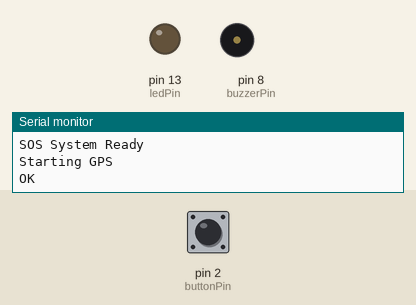
This sketch was run on a simulated Arduino Uno, built with avr-gcc and run on an emulated ATmega328P. On the bench: output pins drawn as LEDs (lit = HIGH), buzzer (waves = sounding), the last lines printed to the serial monitor. The test bench sets the inputs (shaded band); at power-on: pin 2 (buttonPin) HIGH. The modem accepts every AT command (registered, SIM ready, sends succeed) and sends nothing else.

Above: at 6.2 s.
6.3 s: pin 2 (buttonPin) pulled LOW for 0.15 s
At 7.9 s:
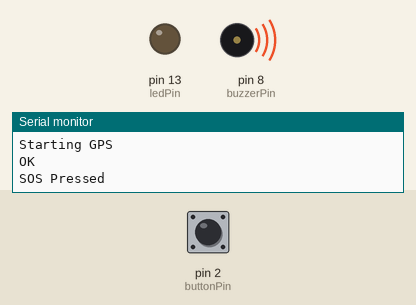
Timing chart, 0 to 12.4 s (numbered marks = the images above; inputs shaded):
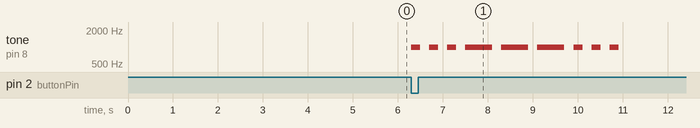

The sketch:

main.ino
```cpp
#include <SoftwareSerial.h>

SoftwareSerial A9G(10,11); // RX, TX

const int buttonPin = 2;
const int buzzerPin = 8;
const int ledPin = 13;

bool sosTriggered = false;

// ⚠️ Replace with your phone number before using
String phoneNumber = "+91XXXXXXXXXX";

String latitude = "";
String longitude = "";

String line = "";

void setup() {

  pinMode(buttonPin, INPUT_PULLUP);
  pinMode(buzzerPin, OUTPUT);
  pinMode(ledPin, OUTPUT);

  Serial.begin(115200);
  A9G.begin(115200);

  delay(3000);

  Serial.println("SOS System Ready");

  startGPS();
}

void loop() {

  checkIncomingCall();

  int buttonState = digitalRead(buttonPin);

  if(buttonState == LOW && sosTriggered == false) {

    sosTriggered = true;

    Serial.println("SOS Pressed");

    playSOS();

    getGPS();

    sendSMS();

    delay(5000);

    makeCall();
  }

  if(buttonState == HIGH) {
    sosTriggered = false;
  }
}

void checkIncomingCall() {

  if(A9G.available()) {

    String data = A9G.readString();

    Serial.println(data);

    if(data.indexOf("RING") >= 0) {

      Serial.println("Incoming Call - Auto Answer");

      digitalWrite(ledPin, HIGH);

      A9G.println("ATA");
    }

    if(data.indexOf("NO CARRIER") >= 0) {

      Serial.println("Call Ended");

      digitalWrite(ledPin, LOW);
    }
  }
}

void playSOS() {

  // SOS Morse Code

  for(int i=0;i<3;i++){
    tone(buzzerPin,1000);
    delay(200);
    noTone(buzzerPin);
    delay(200);
  }

  for(int i=0;i<3;i++){
    tone(buzzerPin,1000);
    delay(600);
    noTone(buzzerPin);
    delay(200);
  }

  for(int i=0;i<3;i++){
    tone(buzzerPin,1000);
    delay(200);
    noTone(buzzerPin);
    delay(200);
  }

}

void startGPS() {

  Serial.println("Starting GPS");

  A9G.println("AT+GPS=1");
  delay(2000);
}

void getGPS() {

  Serial.println("Getting GPS Location...");

  latitude = "";
  longitude = "";
  line = "";

  A9G.println("AT+LOCATION=2");

  unsigned long startTime = millis();

  while(millis() - startTime < 8000)
  {
    while(A9G.available())
    {
      char c = A9G.read();

      if(c == '\n')
      {
        if(line.indexOf(",") > 0)
        {
          int comma = line.indexOf(",");

          latitude = line.substring(0,comma);
          longitude = line.substring(comma+1);

          latitude.trim();
          longitude.trim();

          Serial.print("Latitude: ");
          Serial.println(latitude);

          Serial.print("Longitude: ");
          Serial.println(longitude);

          Serial.print("Google Maps: ");
          Serial.print("https://maps.google.com/?q=");
          Serial.print(latitude);
          Serial.print(",");
          Serial.println(longitude);

          return;
        }

        line="";
      }
      else
      {
        line += c;
      }
    }
  }

  Serial.println("GPS Not Found");
}

void sendSMS() {

  Serial.println("Sending SMS");

  A9G.println("AT+CMGF=1");
  delay(1000);

  A9G.print("AT+CMGS=\"");
  A9G.print(phoneNumber);
  A9G.println("\"");

  delay(1000);

  A9G.print("SOS! Emergency!\nLocation:\n");

  A9G.print("https://maps.google.com/?q=");
  A9G.print(latitude);
  A9G.print(",");
  A9G.print(longitude);

  delay(500);

  A9G.write(26);

  delay(5000);
}

void makeCall() {

  Serial.println("Calling");

  A9G.print("ATD");
  A9G.print(phoneNumber);
  A9G.println(";");

}
```

Measured:
- after the input at 6.3 s, tone on pin 8 (buzzerPin): plays 1000 Hz for 0.20 s, 1000 Hz for 0.20 s, 1000 Hz for 0.20 s, 1000 Hz for 0.60 s, 1000 Hz for 0.60 s, 1000 Hz for 0.60 s … (9 notes in this stretch), starting at once
